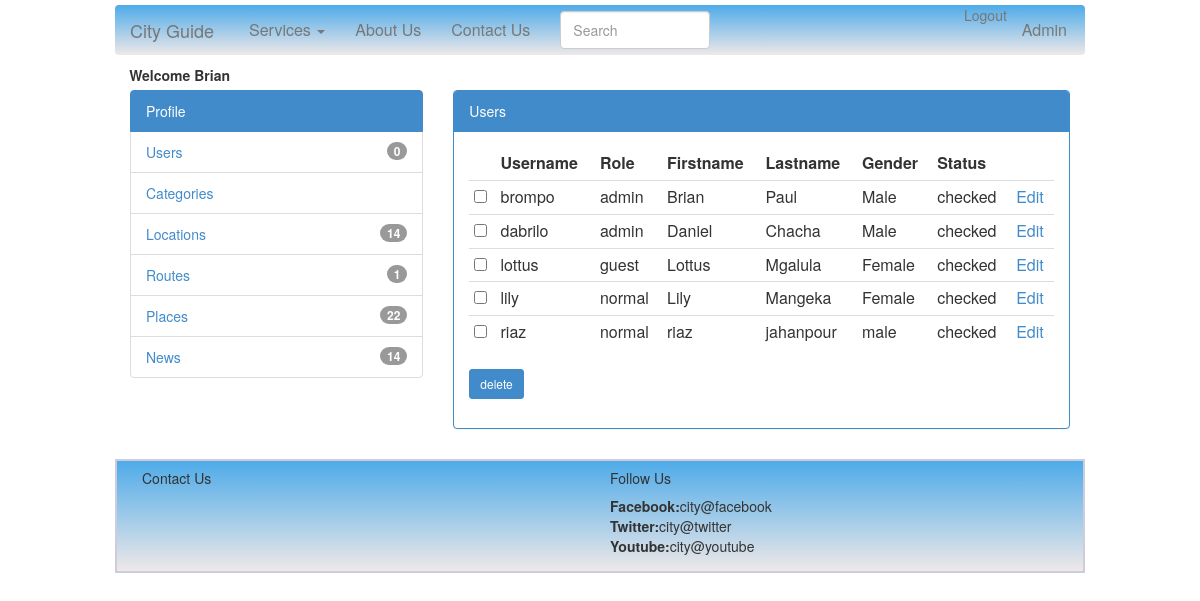
Screenshot of /admin.php?panel=userpanel (signed in) with the database file from the repository.
### tables this page shows
CREATE TABLE IF NOT EXISTS `user` (
  `id` int(11) NOT NULL AUTO_INCREMENT,
  `username` varchar(50) NOT NULL,
  `password` varchar(50) NOT NULL,
  `userole` varchar(25) NOT NULL,
  `firstname` varchar(20) NOT NULL,
  `middlename` varchar(20) NOT NULL,
  `lastname` varchar(20) NOT NULL,
  `gender` varchar(20) NOT NULL,
  `status` varchar(50) NOT NULL,
  PRIMARY KEY (`id`)
);

### inc/DAO/userDAO.php (called while the page is built, shortened)
<?php
class userDAO
{
	function getusers()
	{
		$selectquery = "SELECT * FROM user";
		$data = mysql_query($selectquery);
		while ($result = mysql_fetch_array($data))
		{
         $users[] = $result;
		}
		return $users;
	}
}
?>

### inc/views/userpanel.php (the view)
<?php
if ($_SESSION['userrole'] == "admin")
{
  ?>
        <div class="panel panel-primary" id="userspanel">
          <div class="panel-heading"> Users</div>
          <div class="panel-body">
          <form method="POST" action="../inc/BL/userBL.php">
          <table class="table table-condensed">
          <thead>
            <th></th>
          	<th>Username</th>
          	<th>Role</th>
          	<th>Firstname</th>
          	<th>Lastname</th>
          	<th>Gender</th>
          	<th>Status</th>
          </thead>
          <?php
            $users =  $userDAO->getusers();
            if ($users != null)
            {
            	foreach ($users as $user) {
            		?>
            		<tr>
            		<td><input type="checkbox" name="users[]" value="<?php echo $user['id']?>"></td>
            			<td><?php echo $user['username']; ?></td>
            			<td><?php echo $user['userole']; ?></td>
            			<td><?php echo $user['firstname']; ?></td>
            			<td><?php echo $user['lastname']; ?></td>
            			<td><?php echo $user['gender']; ?></td>
            			<td><?php echo $user['status']; ?></td>
            			<td><a href="admin.php?panel=edituserpanel&id=<?php echo $user['id'];?>">Edit</a></td>
            		</tr>
            		<?php
            	}
            }
          ?>
          </table>
          <input type="submit" value="delete" class="btn btn-primary btn-small" name="deletebutton">
          </form>
          </div>
        </div>
  <?php
}
?>

### rows the page displays
user: username "brompo", userole "admin", firstname "Brian", lastname "Paul", gender "Male", status "checked"
user: username "dabrilo", userole "admin", firstname "Daniel", lastname "Chacha", gender "Male", status "checked"
user: username "lottus", userole "guest", firstname "Lottus", lastname "Mgalula", gender "Female", status "checked"
user: username "lily", userole "normal", firstname "Lily", lastname "Mangeka", gender "Female", status "checked"
user: username "riaz", userole "normal", firstname "riaz", lastname "jahanpour", gender "male", status "checked"

### other values shown
$_SESSION['user']['firstname'] "Brian"
$newusercount "0"
